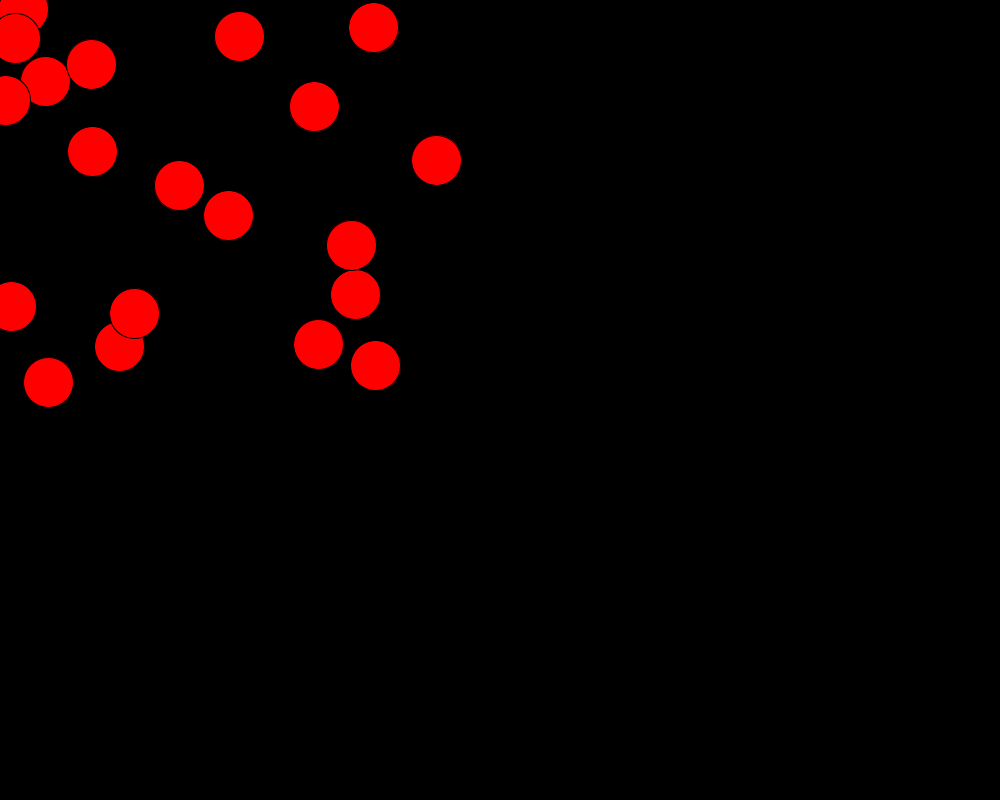
Frame 1 (no input)
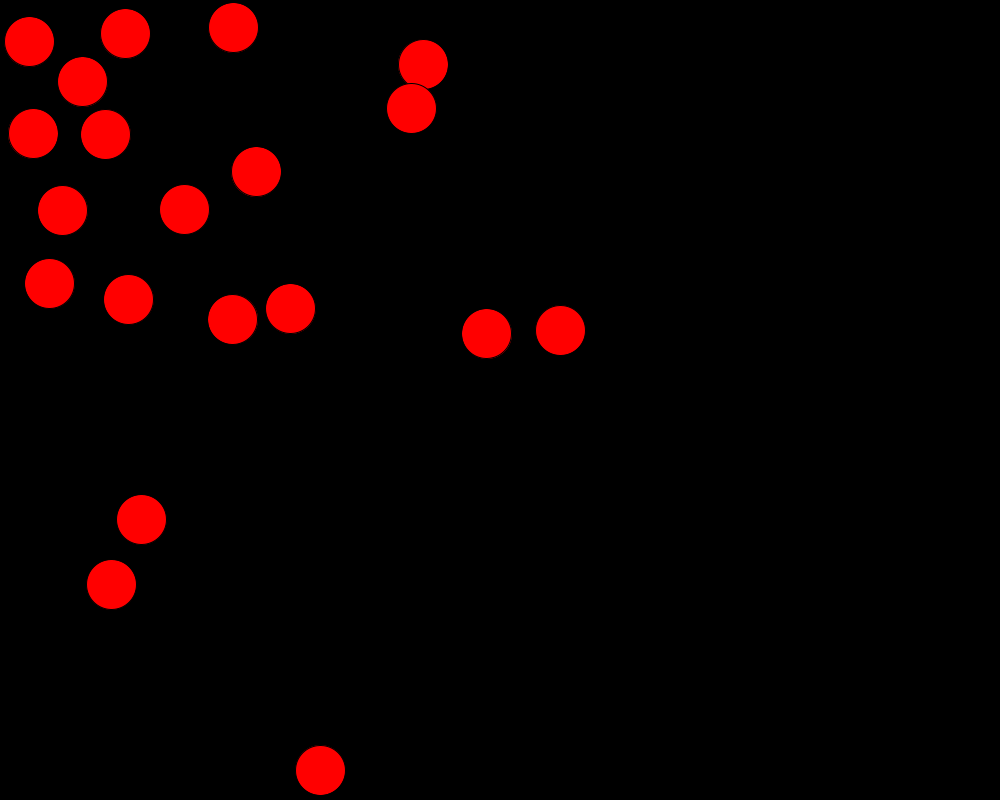
Frame 60 (the mouse pressed at the canvas centre just before this capture)
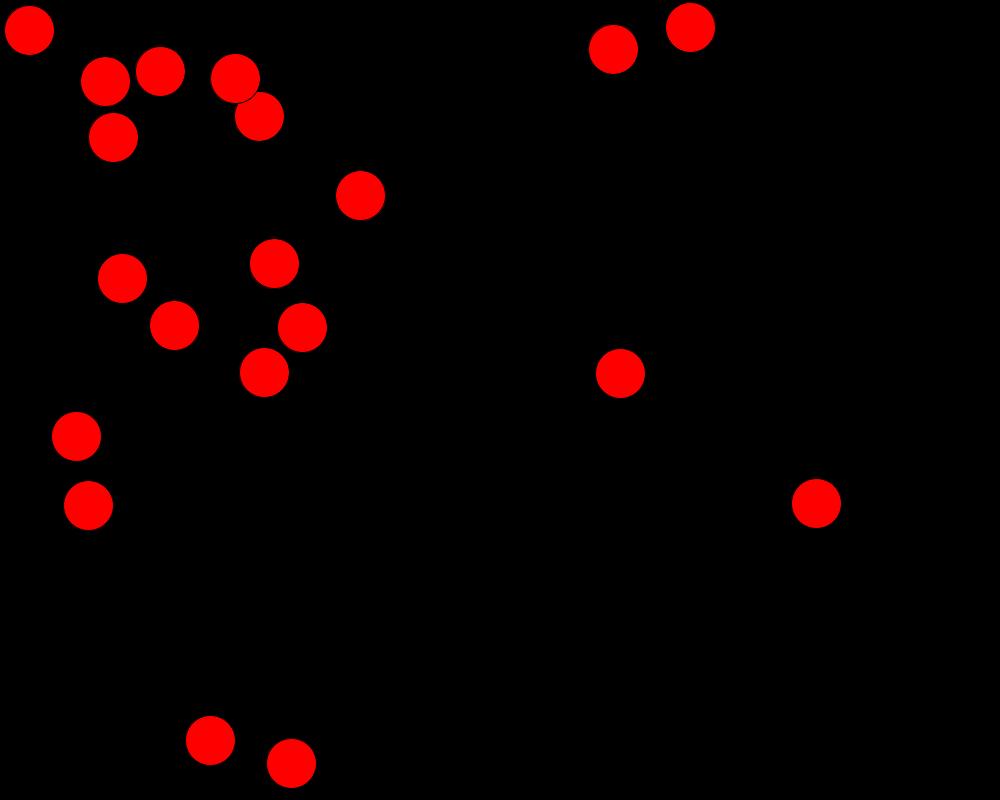
Frame 120 (the mouse held since frame 60 and released just before this capture)

The Processing sketch that drew these frames (run headless with seeded random() and noise(); from frame 60 on, the mouse is pressed at the canvas centre):

// Processing sketch: Collision_Ball
// ── Collision_Ball.pde
int a = 20; //Ammount
PVector Loc[] = new PVector [a]; //Location
PVector V[] = new PVector [a]; //Velocity
PVector mouse;
float sz = 50;
float C[] = new float [a];
PVector Store[] = new PVector [a];

void setup () {
  size (1000, 800);

  for (int i = 0; i<a; i+= 1) {
    Loc[i] = new PVector (random(width/2), random(height/2));
    V[i] = PVector.random2D ();
    V[i].mult (random (1, 10));
    mouse = new PVector ();
  }
}

void draw () {
  mouse.set (mouseX, mouseY);
  background (0);

  for (int i = 0; i<Loc.length; i+= 1) {
    Loc[i].add (V[i]);

    if (Loc[i].x-sz/2 < 0) {
      V[i].x = abs(V[i].x);
    }

    if (Loc[i].x+sz/2 > width) {
      V[i].x = -abs(V[i].x);
    }

    if (Loc[i].y-sz/2 < 0) {
      V[i].y = abs(V[i].y);
    }

    if (Loc[i].y+sz/2 > height) {
      V[i].y = -abs(V[i].y);
    }

    if (Loc[i].dist(mouse) < sz/2) {
      C[i] = 255;
      fill (0, 0, C[i]);
    } else {
      C[i] = 255;
      fill (C[i], 0, 0);
    }

    for (int j = 0; j<a; j ++) {
      if (i!=j) {
        if (Loc[i].dist(Loc[j]) <= sz) {
          if (Loc[i].y > Loc[j].y) {
            V[i].y = abs(V[i].y);
            V[j].y = -abs(V[j].y);
          } else {
            V[i].y = -abs(V[i].y);
            V[j].y = abs(V[j].y);
          }
          if (Loc[i].x > Loc[j].x) {
            V[i].x = abs(V[i].x);
            V[j].x = -abs(V[j].x);
          } else {
            V[i].x = -abs(V[i].x);
            V[j].x = abs(V[j].x);
          }
        }
      }
    }

    ellipse (Loc[i].x, Loc[i].y, sz, sz);
  }
}
